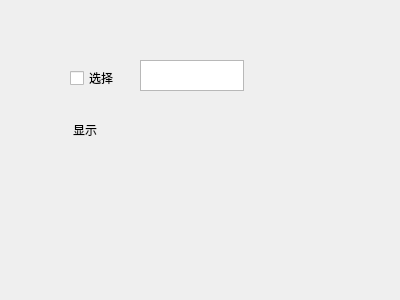
<?xml version="1.0" encoding="UTF-8"?>
<ui version="4.0">
 <class>Form</class>
 <widget class="QWidget" name="Form">
  <property name="geometry">
   <rect>
    <x>0</x>
    <y>0</y>
    <width>400</width>
    <height>300</height>
   </rect>
  </property>
  <property name="windowTitle">
   <string>Form</string>
  </property>
  <widget class="QCheckBox" name="checkBox">
   <property name="geometry">
    <rect>
     <x>70</x>
     <y>70</y>
     <width>71</width>
     <height>16</height>
    </rect>
   </property>
   <property name="text">
    <string>选择</string>
   </property>
  </widget>
  <widget class="QLabel" name="label">
   <property name="geometry">
    <rect>
     <x>73</x>
     <y>120</y>
     <width>51</width>
     <height>20</height>
    </rect>
   </property>
   <property name="text">
    <string>显示</string>
   </property>
  </widget>
  <widget class="QTextEdit" name="textEdit">
   <property name="geometry">
    <rect>
     <x>140</x>
     <y>60</y>
     <width>104</width>
     <height>31</height>
    </rect>
   </property>
  </widget>
 </widget>
 <resources/>
 <connections>
  <connection>
   <sender>checkBox</sender>
   <signal>clicked()</signal>
   <receiver>label</receiver>
   <slot>hide()</slot>
   <hints>
    <hint type="sourcelabel">
     <x>78</x>
     <y>80</y>
    </hint>
    <hint type="destinationlabel">
     <x>81</x>
     <y>131</y>
    </hint>
   </hints>
  </connection>
  <connection>
   <sender>label</sender>
   <signal>destroyed()</signal>
   <receiver>textEdit</receiver>
   <slot>hide()</slot>
   <hints>
    <hint type="sourcelabel">
     <x>121</x>
     <y>128</y>
    </hint>
    <hint type="destinationlabel">
     <x>204</x>
     <y>84</y>
    </hint>
   </hints>
  </connection>
 </connections>
</ui>
